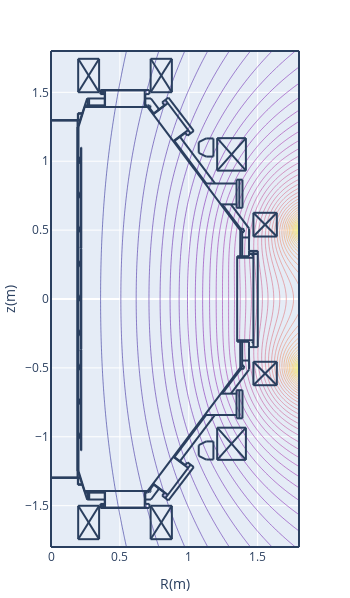

Notebook source saved alongside this figure:
### Code cell
pc.contour(mat, gl.r_min, gl.z_min, gl.del_r, gl.del_z)

### Figure 1 — Plotly figure (JSON) as saved in the notebook; plotly's stock layout.template omitted (floating-point values rounded to 4 significant figures; data arrays with more than 128 entries replaced by an {"elided": "..."} marker saying what was removed)
{"data": [{"contours": {"coloring": "lines"}, "dx": 0.01, "dy": 0.01, "ncontours": 100, "showscale": false, "type": "contour", "x0": 0, "y0": -1.8, "z": {"elided": "361x181 float values"}}], "layout": {"height": 598.6, "margin": {"autoexpand": false, "b": 50, "l": 50, "r": 50, "t": 50}, "shapes": [{"type": "line", "x0": 0.2652, "x1": 0.2652, "y0": -1.406, "y1": -1.455}, {"type": "line", "x0": 0.2766, "x1": 0.2766, "y0": -1.406, "y1": -1.455}, {"type": "line", "x0": 0.1927, "x1": 0.1927, "y0": -1.299, "y1": 1.299}, {"type": "line", "x0": 0.1927, "x1": 0.1927, "y0": -1.249, "y1": 1.249}, {"type": "line", "x0": 0.195, "x1": 0.195, "y0": -1.251, "y1": 1.249}, {"type": "line", "x0": 0.1995, "x1": 0.1995, "y0": -1.249, "y1": 1.249}, {"type": "line", "x0": 1.376, "x1": 0.7005, "y0": 0.4965, "y1": 1.394}, {"type": "line", "x0": 0.2199, "x1": 0.2199, "y0": 0.3695, "y1": 1.099}, {"type": "line", "x0": 0.2176, "x1": 0.2176, "y0": 0.3695, "y1": 1.099}, {"type": "line", "x0": 1.376, "x1": 0.7005, "y0": -0.4965, "y1": -1.394}, {"type": "line", "x0": 0.2176, "x1": 0.2176, "y0": -0.3695, "y1": -1.099}, {"type": "line", "x0": 0.2199, "x1": 0.2199, "y0": -0.3695, "y1": -1.099}, {"type": "line", "x0": 0.1995, "x1": 0.2448, "y0": -1.249, "y1": -1.394}, {"type": "line", "x0": 0.1972, "x1": 0.1972, "y0": -1.299, "y1": -1.344}, {"type": "line", "x0": 0.195, "x1": 0.195, "y0": -1.299, "y1": -1.349}, {"type": "line", "x0": 0.195, "x1": 0.229, "y0": -1.349, "y1": -1.349}, {"type": "line", "x0": 0.195, "x1": 0.2267, "y0": -1.344, "y1": -1.344}, {"type": "line", "x0": 0.1995, "x1": 0.1995, "y0": -0.9975, "y1": -0.9748}, {"type": "line", "x0": 0.2086, "x1": 0.2086, "y0": -1.009, "y1": -0.9907}, {"type": "line", "x0": 0.2086, "x1": 0.2086, "y0": -1.009, "y1": -0.9929}, {"type": "line", "x0": 0.2063, "x1": 0.2063, "y0": -1.011, "y1": -0.9748}, {"type": "line", "x0": 0, "x1": 0.2108, "y0": -1.294, "y1": -1.294}, {"type": "line", "x0": 0, "x1": 0.2131, "y0": -1.299, "y1": -1.299}, {"type": "line", "x0": 0.1995, "x1": 0.1995, "y0": -1.011, "y1": -1.002}, {"type": "line", "x0": 0.2063, "x1": 0.2086, "y0": -1.007, "y1": -1.007}, {"type": "line", "x0": 0.2086, "x1": 0.2086, "y0": -1.004, "y1": -1.004}, {"type": "line", "x0": 0.2086, "x1": 0.2176, "y0": -1.009, "y1": -1.009}, {"type": "line", "x0": 0.1995, "x1": 0.2063, "y0": -1.011, "y1": -1.011}, {"type": "line", "x0": 0.2199, "x1": 0.2176, "y0": -1.099, "y1": -1.099}, {"type": "line", "x0": 0.2063, "x1": 0.2086, "y0": -0.9929, "y1": -0.9929}, {"type": "line", "x0": 0.2086, "x1": 0.2086, "y0": -0.9975, "y1": -0.9975}, {"type": "line", "x0": 0.2086, "x1": 0.2176, "y0": -0.9929, "y1": -0.9929}, {"type": "line", "x0": 0.2086, "x1": 0.2176, "y0": -0.9907, "y1": -0.9907}, {"type": "line", "x0": 0.1995, "x1": 0.2063, "y0": -0.9748, "y1": -0.9748}, {"type": "line", "x0": 0.2086, "x1": 0.2176, "y0": -0.7594, "y1": -0.7594}, {"type": "line", "x0": 0.1995, "x1": 0.2063, "y0": -0.7617, "y1": -0.7617}, {"type": "line", "x0": 0.2086, "x1": 0.2086, "y0": -0.7594, "y1": -0.7413}, {"type": "line", "x0": 0.2086, "x1": 0.2086, "y0": -0.7594, "y1": -0.739}, {"type": "line", "x0": 0.1995, "x1": 0.1995, "y0": -0.7617, "y1": -0.7526}, {"type": "line", "x0": 0.2063, "x1": 0.2063, "y0": -0.7617, "y1": -0.7254}, {"type": "line", "x0": 0.1995, "x1": 0.2063, "y0": -0.7254, "y1": -0.7254}, {"type": "line", "x0": 0.2086, "x1": 0.2176, "y0": -0.739, "y1": -0.739}, {"type": "line", "x0": 0.2086, "x1": 0.2176, "y0": -0.7413, "y1": -0.7413}, {"type": "line", "x0": 0.2086, "x1": 0.2086, "y0": -0.7526, "y1": -0.7526}, {"type": "line", "x0": 0.2063, "x1": 0.2086, "y0": -0.7572, "y1": -0.7572}, {"type": "line", "x0": 0.2086, "x1": 0.2086, "y0": -0.7458, "y1": -0.7458}, {"type": "line", "x0": 0.2063, "x1": 0.2086, "y0": -0.7436, "y1": -0.7436}, {"type": "line", "x0": 0.1995, "x1": 0.1995, "y0": -0.7481, "y1": -0.7254}, {"type": "line", "x0": 0.3582, "x1": 0.7141, "y0": -1.517, "y1": -1.517}, {"type": "line", "x0": 0.3854, "x1": 0.6869, "y0": -1.514, "y1": -1.514}, {"type": "line", "x0": 0.3854, "x1": 0.6869, "y0": -1.514, "y1": -1.514}, {"type": "line", "x0": 0.2426, "x1": 0.7096, "y0": -1.394, "y1": -1.394}, {"type": "line", "x0": 0.3922, "x1": 0.3922, "y0": -1.514, "y1": -1.394}, {"type": "line", "x0": 0.3582, "x1": 0.3582, "y0": -1.517, "y1": -1.487}, {"type": "line", "x0": 0.3786, "x1": 0.3786, "y0": -1.517, "y1": -1.487}, {"type": "line", "x0": 0.3695, "x1": 0.3695, "y0": -1.517, "y1": -1.487}, {"type": "line", "x0": 0.3831, "x1": 0.3831, "y0": -1.517, "y1": -1.512}, {"type": "line", "x0": 0.3831, "x1": 0.3854, "y0": -1.512, "y1": -1.514}, {"type": "line", "x0": 0.3854, "x1": 0.3854, "y0": -1.514, "y1": -1.514}, {"type": "line", "x0": 0.3899, "x1": 0.263, "y0": -1.455, "y1": -1.455}, {"type": "line", "x0": 0.3582, "x1": 0.3899, "y0": -1.487, "y1": -1.487}, {"type": "line", "x0": 0.2471, "x1": 0.3899, "y0": -1.406, "y1": -1.406}, {"type": "line", "x0": 0.2766, "x1": 0.2766, "y0": -1.455, "y1": -1.406}, {"type": "line", "x0": 0.2652, "x1": 0.2652, "y0": -1.455, "y1": -1.406}, {"type": "line", "x0": 0.2584, "x1": 0.263, "y0": -1.444, "y1": -1.455}, {"type": "line", "x0": 0.2426, "x1": 0.2448, "y0": -1.394, "y1": -1.392}, {"type": "line", "x0": 0.3899, "x1": 0.3899, "y0": -1.487, "y1": -1.394}, {"type": "line", "x0": 0.6801, "x1": 0.6801, "y0": -1.514, "y1": -1.394}, {"type": "line", "x0": 0.7141, "x1": 0.7141, "y0": -1.517, "y1": -1.487}, {"type": "line", "x0": 0.6914, "x1": 0.6914, "y0": -1.517, "y1": -1.512}, {"type": "line", "x0": 0.6914, "x1": 0.6869, "y0": -1.512, "y1": -1.514}, {"type": "line", "x0": 0.6869, "x1": 0.6869, "y0": -1.514, "y1": -1.514}, {"type": "line", "x0": 0.6846, "x1": 0.6846, "y0": -1.487, "y1": -1.394}, {"type": "line", "x0": 0.6846, "x1": 0.7141, "y0": -1.487, "y1": -1.487}, {"type": "line", "x0": 0.7254, "x1": 0.6846, "y0": -1.455, "y1": -1.455}, {"type": "line", "x0": 0.7118, "x1": 0.705, "y0": -1.392, "y1": -1.387}, {"type": "line", "x0": 0.7055, "x1": 0.715, "y0": -1.4, "y1": -1.402}, {"type": "line", "x0": 0.715, "x1": 0.7223, "y0": -1.402, "y1": -1.397}, {"type": "line", "x0": 0.7223, "x1": 0.7248, "y0": -1.397, "y1": -1.389}, {"type": "line", "x0": 0.7248, "x1": 0.7198, "y0": -1.389, "y1": -1.381}, {"type": "line", "x0": 0.6846, "x1": 0.7005, "y0": -1.406, "y1": -1.406}, {"type": "line", "x0": 0.2199, "x1": 0.2199, "y0": -0.3627, "y1": 0.3627}, {"type": "line", "x0": 0.2176, "x1": 0.2176, "y0": -0.3627, "y1": 0.3627}, {"type": "line", "x0": 0.1995, "x1": 0.1995, "y0": -0.4965, "y1": -0.4761}, {"type": "line", "x0": 0.2063, "x1": 0.2063, "y0": -0.5123, "y1": -0.4761}, {"type": "line", "x0": 0.1995, "x1": 0.1995, "y0": -0.5123, "y1": -0.5033}, {"type": "line", "x0": 0.2086, "x1": 0.2086, "y0": -0.5101, "y1": -0.4897}, {"type": "line", "x0": 0.2086, "x1": 0.2086, "y0": -0.5101, "y1": -0.4919}, {"type": "line", "x0": 0.2086, "x1": 0.2176, "y0": -0.5101, "y1": -0.5101}, {"type": "line", "x0": 0.2063, "x1": 0.2086, "y0": -0.4942, "y1": -0.4942}, {"type": "line", "x0": 0.2086, "x1": 0.2086, "y0": -0.4965, "y1": -0.4965}, {"type": "line", "x0": 0.2063, "x1": 0.2086, "y0": -0.5055, "y1": -0.5055}, {"type": "line", "x0": 0.2086, "x1": 0.2086, "y0": -0.5033, "y1": -0.5033}, {"type": "line", "x0": 0.2086, "x1": 0.2176, "y0": -0.4919, "y1": -0.4919}, {"type": "line", "x0": 0.2086, "x1": 0.2176, "y0": -0.4897, "y1": -0.4897}, {"type": "line", "x0": 0.1995, "x1": 0.2063, "y0": -0.5123, "y1": -0.5123}, {"type": "line", "x0": 0.1995, "x1": 0.2063, "y0": -0.4761, "y1": -0.4761}, {"type": "line", "x0": 0.2154, "x1": 0.2176, "y0": -0.365, "y1": -0.3627}, {"type": "line", "x0": 0.2206, "x1": 0.2218, "y0": -0.3642, "y1": -0.3614}, {"type": "line", "x0": 0.2199, "x1": 0.2176, "y0": -0.3695, "y1": -0.3695}, {"type": "line", "x0": 0.2176, "x1": 0.2154, "y0": -0.3786, "y1": -0.3786}, {"type": "line", "x0": 0.2154, "x1": 0.2154, "y0": -0.3786, "y1": -0.3695}, {"type": "line", "x0": 0.2176, "x1": 0.2176, "y0": -0.3786, "y1": -0.3695}, {"type": "line", "x0": 0.2169, "x1": 0.2157, "y0": -0.365, "y1": -0.3678}, {"type": "line", "x0": 0.2183, "x1": 0.2177, "y0": -0.3664, "y1": -0.3678}, {"type": "line", "x0": 0.2176, "x1": 0.2199, "y0": -0.3673, "y1": -0.365}, {"type": "line", "x0": 0.2192, "x1": 0.2197, "y0": -0.3628, "y1": -0.3614}, {"type": "line", "x0": 0.1995, "x1": 0.1995, "y0": -0.263, "y1": -0.2516}, {"type": "line", "x0": 0.2063, "x1": 0.2063, "y0": -0.263, "y1": -0.2267}, {"type": "line", "x0": 0.2086, "x1": 0.2086, "y0": -0.2607, "y1": -0.2426}, {"type": "line", "x0": 0.2086, "x1": 0.2086, "y0": -0.2607, "y1": -0.2403}, {"type": "line", "x0": 0.2086, "x1": 0.2176, "y0": -0.2607, "y1": -0.2607}, {"type": "line", "x0": 0.2086, "x1": 0.2086, "y0": -0.2539, "y1": -0.2539}, {"type": "line", "x0": 0.2063, "x1": 0.2086, "y0": -0.2562, "y1": -0.2562}, {"type": "line", "x0": 0.1995, "x1": 0.2063, "y0": -0.263, "y1": -0.263}, {"type": "line", "x0": 0.1995, "x1": 0.1995, "y0": -0.2471, "y1": -0.2267}, {"type": "line", "x0": 0.2086, "x1": 0.2176, "y0": -0.2403, "y1": -0.2403}, {"type": "line", "x0": 0.2086, "x1": 0.2176, "y0": -0.2426, "y1": -0.2426}, {"type": "line", "x0": 0.2086, "x1": 0.2086, "y0": -0.2471, "y1": -0.2471}, {"type": "line", "x0": 0.2063, "x1": 0.2086, "y0": -0.2426, "y1": -0.2426}, {"type": "line", "x0": 0.1995, "x1": 0.2063, "y0": -0.2267, "y1": -0.2267}, {"type": "line", "x0": 0.1995, "x1": 0.2063, "y0": -0.01133, "y1": -0.01133}, {"type": "line", "x0": 0.1995, "x1": 0.2063, "y0": 0.02494, "y1": 0.02494}, {"type": "line", "x0": 0.1995, "x1": 0.1995, "y0": -0.01133, "y1": -0.002267}, {"type": "line", "x0": 0.1995, "x1": 0.1995, "y0": 0.002267, "y1": 0.02494}, {"type": "line", "x0": 0.2063, "x1": 0.2063, "y0": -0.01133, "y1": 0.02494}, {"type": "line", "x0": 0.2086, "x1": 0.2086, "y0": -0.009068, "y1": 0.006801}, {"type": "line", "x0": 0.2086, "x1": 0.2086, "y0": -0.009068, "y1": 0.009068}, {"type": "line", "x0": 0.2086, "x1": 0.2176, "y0": -0.009068, "y1": -0.009068}, {"type": "line", "x0": 0.2086, "x1": 0.2086, "y0": -0.004534, "y1": -0.004534}, {"type": "line", "x0": 0.2063, "x1": 0.2086, "y0": -0.006801, "y1": -0.006801}, {"type": "line", "x0": 0.2086, "x1": 0.2176, "y0": 0.009068, "y1": 0.009068}, {"type": "line", "x0": 0.2086, "x1": 0.2176, "y0": 0.006801, "y1": 0.006801}, {"type": "line", "x0": 0.2086, "x1": 0.2086, "y0": 0.002267, "y1": 0.002267}, {"type": "line", "x0": 0.2063, "x1": 0.2086, "y0": 0.006801, "y1": 0.006801}, {"type": "line", "x0": 0.2176, "x1": 0.2176, "y0": 0.3786, "y1": 0.3695}, {"type": "line", "x0": 0.2154, "x1": 0.2154, "y0": 0.3786, "y1": 0.3695}, {"type": "line", "x0": 0.1995, "x1": 0.1995, "y0": 0.2516, "y1": 0.2743}, {"type": "line", "x0": 0.2063, "x1": 0.2063, "y0": 0.238, "y1": 0.2743}, {"type": "line", "x0": 0.2086, "x1": 0.2086, "y0": 0.2403, "y1": 0.2607}, {"type": "line", "x0": 0.1995, "x1": 0.2063, "y0": 0.238, "y1": 0.238}, {"type": "line", "x0": 0.1995, "x1": 0.1995, "y0": 0.238, "y1": 0.2471}, {"type": "line", "x0": 0.2063, "x1": 0.2086, "y0": 0.2562, "y1": 0.2562}, {"type": "line", "x0": 0.2086, "x1": 0.2086, "y0": 0.2539, "y1": 0.2539}, {"type": "line", "x0": 0.2086, "x1": 0.2176, "y0": 0.2584, "y1": 0.2584}, {"type": "line", "x0": 0.2063, "x1": 0.2086, "y0": 0.2426, "y1": 0.2426}, {"type": "line", "x0": 0.2086, "x1": 0.2086, "y0": 0.2471, "y1": 0.2471}, {"type": "line", "x0": 0.2086, "x1": 0.2176, "y0": 0.2403, "y1": 0.2403}, {"type": "line", "x0": 0.2086, "x1": 0.2086, "y0": 0.2403, "y1": 0.2584}, {"type": "line", "x0": 0.2086, "x1": 0.2176, "y0": 0.2607, "y1": 0.2607}, {"type": "line", "x0": 0.1995, "x1": 0.2063, "y0": 0.2743, "y1": 0.2743}, {"type": "line", "x0": 0.2177, "x1": 0.2183, "y0": 0.3696, "y1": 0.3682}, {"type": "line", "x0": 0.2157, "x1": 0.2169, "y0": 0.3696, "y1": 0.3668}, {"type": "line", "x0": 0.2176, "x1": 0.2199, "y0": 0.3673, "y1": 0.365}, {"type": "line", "x0": 0.2218, "x1": 0.2206, "y0": 0.3632, "y1": 0.366}, {"type": "line", "x0": 0.2154, "x1": 0.2176, "y0": 0.365, "y1": 0.3627}, {"type": "line", "x0": 0.2197, "x1": 0.2192, "y0": 0.3632, "y1": 0.3646}, {"type": "line", "x0": 0.2199, "x1": 0.2176, "y0": 0.3695, "y1": 0.3695}, {"type": "line", "x0": 0.2176, "x1": 0.2154, "y0": 0.3786, "y1": 0.3786}, {"type": "line", "x0": 0.1995, "x1": 0.1995, "y0": 0.5033, "y1": 0.5237}, {"type": "line", "x0": 0.1995, "x1": 0.1995, "y0": 0.4874, "y1": 0.4965}, {"type": "line", "x0": 0.2063, "x1": 0.2063, "y0": 0.4874, "y1": 0.5237}, {"type": "line", "x0": 0.2086, "x1": 0.2086, "y0": 0.4897, "y1": 0.5078}, {"type": "line", "x0": 0.2086, "x1": 0.2086, "y0": 0.4897, "y1": 0.5101}, {"type": "line", "x0": 0.2086, "x1": 0.2176, "y0": 0.4897, "y1": 0.4897}, {"type": "line", "x0": 0.2086, "x1": 0.2086, "y0": 0.4965, "y1": 0.4965}, {"type": "line", "x0": 0.2063, "x1": 0.2086, "y0": 0.4942, "y1": 0.4942}, {"type": "line", "x0": 0.2086, "x1": 0.2176, "y0": 0.5101, "y1": 0.5101}, {"type": "line", "x0": 0.2086, "x1": 0.2176, "y0": 0.5078, "y1": 0.5078}, {"type": "line", "x0": 0.2086, "x1": 0.2086, "y0": 0.5033, "y1": 0.5033}, {"type": "line", "x0": 0.2063, "x1": 0.2086, "y0": 0.5055, "y1": 0.5055}, {"type": "line", "x0": 0.1995, "x1": 0.2063, "y0": 0.4874, "y1": 0.4874}, {"type": "line", "x0": 0.1995, "x1": 0.2063, "y0": 0.5237, "y1": 0.5237}, {"type": "line", "x0": 1.501, "x1": 1.501, "y0": 0.3491, "y1": -0.3491}, {"type": "line", "x0": 1.351, "x1": 1.351, "y0": 0.3106, "y1": -0.3106}, {"type": "line", "x0": 1.469, "x1": 1.469, "y0": 0.3491, "y1": -0.3491}, {"type": "line", "x0": 1.387, "x1": 1.387, "y0": -0.3106, "y1": -0.4965}, {"type": "line", "x0": 1.374, "x1": 1.374, "y0": -0.3106, "y1": -0.4965}, {"type": "line", "x0": 1.462, "x1": 1.462, "y0": -0.3196, "y1": -0.3106}, {"type": "line", "x0": 1.437, "x1": 1.437, "y0": -0.3106, "y1": -0.3491}, {"type": "line", "x0": 1.437, "x1": 1.501, "y0": -0.3491, "y1": -0.3491}, {"type": "line", "x0": 1.437, "x1": 1.437, "y0": -0.3491, "y1": -0.5123}, {"type": "line", "x0": 1.379, "x1": 1.392, "y0": -0.5069, "y1": -0.5093}, {"type": "line", "x0": 1.392, "x1": 1.402, "y0": -0.5093, "y1": -0.4997}, {"type": "line", "x0": 1.402, "x1": 1.4, "y0": -0.4997, "y1": -0.4862}, {"type": "line", "x0": 1.4, "x1": 1.388, "y0": -0.4862, "y1": -0.48}, {"type": "line", "x0": 1.374, "x1": 1.374, "y0": -0.4965, "y1": -0.4987}, {"type": "line", "x0": 1.383, "x1": 1.378, "y0": -0.501, "y1": -0.4965}, {"type": "line", "x0": 1.387, "x1": 1.437, "y0": -0.4466, "y1": -0.4466}, {"type": "line", "x0": 1.462, "x1": 1.469, "y0": -0.3196, "y1": -0.3196}, {"type": "line", "x0": 1.351, "x1": 1.469, "y0": -0.2992, "y1": -0.2992}, {"type": "line", "x0": 1.351, "x1": 1.437, "y0": -0.3106, "y1": -0.3106}, {"type": "line", "x0": 1.462, "x1": 1.469, "y0": -0.3106, "y1": -0.3106}, {"type": "line", "x0": 1.437, "x1": 1.437, "y0": 0.5123, "y1": 0.3514}, {"type": "line", "x0": 1.387, "x1": 1.387, "y0": 0.4965, "y1": 0.3106}, {"type": "line", "x0": 1.374, "x1": 1.374, "y0": 0.4965, "y1": 0.3106}, {"type": "line", "x0": 1.437, "x1": 1.501, "y0": 0.3491, "y1": 0.3491}, {"type": "line", "x0": 1.501, "x1": 1.437, "y0": 0.3264, "y1": 0.3264}, {"type": "line", "x0": 1.501, "x1": 1.437, "y0": 0.3446, "y1": 0.3446}, {"type": "line", "x0": 1.351, "x1": 1.469, "y0": 0.2992, "y1": 0.2992}, {"type": "line", "x0": 1.351, "x1": 1.437, "y0": 0.3106, "y1": 0.3106}, {"type": "line", "x0": 1.462, "x1": 1.462, "y0": 0.3196, "y1": 0.3106}, {"type": "line", "x0": 1.437, "x1": 1.437, "y0": 0.3514, "y1": 0.3106}, {"type": "line", "x0": 1.462, "x1": 1.469, "y0": 0.3106, "y1": 0.3106}, {"type": "line", "x0": 1.462, "x1": 1.469, "y0": 0.3196, "y1": 0.3196}, {"type": "line", "x0": 1.388, "x1": 1.4, "y0": 0.4818, "y1": 0.488}, {"type": "line", "x0": 1.4, "x1": 1.402, "y0": 0.488, "y1": 0.5015}, {"type": "line", "x0": 1.402, "x1": 1.392, "y0": 0.5015, "y1": 0.5111}, {"type": "line", "x0": 1.392, "x1": 1.379, "y0": 0.5111, "y1": 0.5088}, {"type": "line", "x0": 1.387, "x1": 1.437, "y0": 0.4466, "y1": 0.4466}, {"type": "line", "x0": 1.374, "x1": 1.374, "y0": 0.4965, "y1": 0.4987}, {"type": "line", "x0": 1.383, "x1": 1.378, "y0": 0.501, "y1": 0.4965}, {"type": "line", "x0": 0.1995, "x1": 0.2448, "y0": 1.249, "y1": 1.394}, {"type": "line", "x0": 0.1995, "x1": 0.1995, "y0": 0.7526, "y1": 0.773}, {"type": "line", "x0": 0.2063, "x1": 0.2063, "y0": 0.7368, "y1": 0.773}, {"type": "line", "x0": 0.1995, "x1": 0.1995, "y0": 0.7368, "y1": 0.7481}, {"type": "line", "x0": 0.2063, "x1": 0.2086, "y0": 0.7572, "y1": 0.7572}, {"type": "line", "x0": 0.2086, "x1": 0.2086, "y0": 0.7526, "y1": 0.7526}, {"type": "line", "x0": 0.2063, "x1": 0.2086, "y0": 0.7436, "y1": 0.7436}, {"type": "line", "x0": 0.2086, "x1": 0.2086, "y0": 0.7458, "y1": 0.7458}, {"type": "line", "x0": 0.2086, "x1": 0.2086, "y0": 0.739, "y1": 0.7594}, {"type": "line", "x0": 0.2086, "x1": 0.2086, "y0": 0.739, "y1": 0.7572}, {"type": "line", "x0": 0.2086, "x1": 0.2176, "y0": 0.739, "y1": 0.739}, {"type": "line", "x0": 0.2086, "x1": 0.2176, "y0": 0.7572, "y1": 0.7572}, {"type": "line", "x0": 0.2086, "x1": 0.2176, "y0": 0.7594, "y1": 0.7594}, {"type": "line", "x0": 0.1995, "x1": 0.2063, "y0": 0.7368, "y1": 0.7368}, {"type": "line", "x0": 0.1995, "x1": 0.2063, "y0": 0.773, "y1": 0.773}, {"type": "line", "x0": 0.2086, "x1": 0.2086, "y0": 0.9907, "y1": 1.009}, {"type": "line", "x0": 0.2086, "x1": 0.2086, "y0": 0.9907, "y1": 1.007}, {"type": "line", "x0": 0.2086, "x1": 0.2176, "y0": 0.9907, "y1": 0.9907}, {"type": "line", "x0": 0.2086, "x1": 0.2176, "y0": 1.007, "y1": 1.007}, {"type": "line", "x0": 0.2086, "x1": 0.2176, "y0": 1.009, "y1": 1.009}, {"type": "line", "x0": 0.2063, "x1": 0.2063, "y0": 0.9884, "y1": 1.025}, {"type": "line", "x0": 0.2086, "x1": 0.2086, "y0": 1.009, "y1": 1.025}, {"type": "line", "x0": 0.1995, "x1": 0.1995, "y0": 1.002, "y1": 1.025}, {"type": "line", "x0": 0.1995, "x1": 0.1995, "y0": 1.002, "y1": 1.025}, {"type": "line", "x0": 0.1995, "x1": 0.1995, "y0": 0.9884, "y1": 0.9975}, {"type": "line", "x0": 0.2086, "x1": 0.2086, "y0": 1.009, "y1": 1.025}, {"type": "line", "x0": 0.2063, "x1": 0.2063, "y0": 0.9884, "y1": 1.025}, {"type": "line", "x0": 0.2086, "x1": 0.2176, "y0": 1.009, "y1": 1.009}, {"type": "line", "x0": 0.2086, "x1": 0.2176, "y0": 1.007, "y1": 1.007}, {"type": "line", "x0": 0.2086, "x1": 0.2176, "y0": 0.9907, "y1": 0.9907}, {"type": "line", "x0": 0.2086, "x1": 0.2086, "y0": 0.9907, "y1": 1.007}, {"type": "line", "x0": 0.2086, "x1": 0.2086, "y0": 0.9907, "y1": 1.009}, {"type": "line", "x0": 0.2086, "x1": 0.2086, "y0": 0.9952, "y1": 0.9952}, {"type": "line", "x0": 0.2086, "x1": 0.2086, "y0": 0.9884, "y1": 0.9907}, {"type": "line", "x0": 0.2063, "x1": 0.2086, "y0": 0.9929, "y1": 0.9929}, {"type": "line", "x0": 0.2086, "x1": 0.2086, "y0": 1.002, "y1": 1.002}, {"type": "line", "x0": 0.2063, "x1": 0.2086, "y0": 1.007, "y1": 1.007}, {"type": "line", "x0": 0.1995, "x1": 0.2086, "y0": 0.9884, "y1": 0.9884}, {"type": "line", "x0": 0.1995, "x1": 0.2086, "y0": 1.025, "y1": 1.025}, {"type": "line", "x0": 0.1995, "x1": 0.2086, "y0": 1.025, "y1": 1.025}, {"type": "line", "x0": 0.2063, "x1": 0.2086, "y0": 1.007, "y1": 1.007}, {"type": "line", "x0": 0.2086, "x1": 0.2086, "y0": 1.002, "y1": 1.002}, {"type": "line", "x0": 0.2063, "x1": 0.2086, "y0": 0.9929, "y1": 0.9929}, {"type": "line", "x0": 0.2086, "x1": 0.2086, "y0": 0.9884, "y1": 0.9907}, {"type": "line", "x0": 0.2086, "x1": 0.2086, "y0": 0.9952, "y1": 0.9952}, {"type": "line", "x0": 0.1995, "x1": 0.1995, "y0": 0.9884, "y1": 0.9975}, {"type": "line", "x0": 0.1995, "x1": 0.2086, "y0": 0.9884, "y1": 0.9884}, {"type": "line", "x0": 0.2199, "x1": 0.2176, "y0": 1.099, "y1": 1.099}, {"type": "line", "x0": 0, "x1": 0.2131, "y0": 1.299, "y1": 1.299}, {"type": "line", "x0": 0, "x1": 0.2108, "y0": 1.294, "y1": 1.294}, {"type": "line", "x0": 0.195, "x1": 0.2267, "y0": 1.344, "y1": 1.344}, {"type": "line", "x0": 0.195, "x1": 0.229, "y0": 1.349, "y1": 1.349}, {"type": "line", "x0": 0.195, "x1": 0.195, "y0": 1.299, "y1": 1.349}, {"type": "line", "x0": 0.1972, "x1": 0.1972, "y0": 1.299, "y1": 1.344}, {"type": "line", "x0": 0.2426, "x1": 0.2448, "y0": 1.394, "y1": 1.392}, {"type": "line", "x0": 0.7096, "x1": 0.7028, "y0": 1.394, "y1": 1.39}, {"type": "line", "x0": 0.718, "x1": 0.723, "y0": 1.385, "y1": 1.393}, {"type": "line", "x0": 0.723, "x1": 0.7205, "y0": 1.393, "y1": 1.402}, {"type": "line", "x0": 0.7205, "x1": 0.7132, "y0": 1.402, "y1": 1.407}, {"type": "line", "x0": 0.7132, "x1": 0.7037, "y0": 1.407, "y1": 1.404}, {"type": "line", "x0": 0.2426, "x1": 0.7096, "y0": 1.394, "y1": 1.394}, {"type": "line", "x0": 0.3854, "x1": 0.6869, "y0": 1.514, "y1": 1.514}, {"type": "line", "x0": 0.3854, "x1": 0.6869, "y0": 1.514, "y1": 1.514}, {"type": "line", "x0": 0.3582, "x1": 0.7141, "y0": 1.517, "y1": 1.517}, {"type": "line", "x0": 0.3899, "x1": 0.263, "y0": 1.455, "y1": 1.455}, {"type": "line", "x0": 0.2471, "x1": 0.3899, "y0": 1.406, "y1": 1.406}, {"type": "line", "x0": 0.3582, "x1": 0.3899, "y0": 1.487, "y1": 1.487}, {"type": "line", "x0": 0.2584, "x1": 0.263, "y0": 1.444, "y1": 1.455}, {"type": "line", "x0": 0.2652, "x1": 0.2652, "y0": 1.455, "y1": 1.406}, {"type": "line", "x0": 0.2766, "x1": 0.2766, "y0": 1.455, "y1": 1.406}, {"type": "line", "x0": 0.3582, "x1": 0.3582, "y0": 1.517, "y1": 1.487}, {"type": "line", "x0": 0.3899, "x1": 0.3899, "y0": 1.487, "y1": 1.394}, {"type": "line", "x0": 0.3922, "x1": 0.3922, "y0": 1.514, "y1": 1.394}, {"type": "line", "x0": 0.3854, "x1": 0.3854, "y0": 1.514, "y1": 1.514}, {"type": "line", "x0": 0.3831, "x1": 0.3854, "y0": 1.512, "y1": 1.514}, {"type": "line", "x0": 0.3831, "x1": 0.3831, "y0": 1.517, "y1": 1.512}, {"type": "line", "x0": 0.3695, "x1": 0.3695, "y0": 1.517, "y1": 1.487}, {"type": "line", "x0": 0.3786, "x1": 0.3786, "y0": 1.517, "y1": 1.487}, {"type": "line", "x0": 0.6846, "x1": 0.6846, "y0": 1.487, "y1": 1.394}, {"type": "line", "x0": 0.6801, "x1": 0.6801, "y0": 1.514, "y1": 1.394}, {"type": "line", "x0": 0.6846, "x1": 0.7005, "y0": 1.406, "y1": 1.406}, {"type": "line", "x0": 0.6846, "x1": 0.7141, "y0": 1.487, "y1": 1.487}, {"type": "line", "x0": 0.6869, "x1": 0.6869, "y0": 1.514, "y1": 1.514}, {"type": "line", "x0": 0.6914, "x1": 0.6869, "y0": 1.512, "y1": 1.514}, {"type": "line", "x0": 0.6914, "x1": 0.6914, "y0": 1.517, "y1": 1.512}, {"type": "line", "x0": 0.7141, "x1": 0.7141, "y0": 1.517, "y1": 1.487}, {"type": "line", "x0": 0.7254, "x1": 0.6846, "y0": 1.455, "y1": 1.455}, {"type": "line", "x0": 0.7844, "x1": 0.7254, "y0": 1.376, "y1": 1.455}, {"type": "line", "x0": 0.7458, "x1": 0.7005, "y0": 1.347, "y1": 1.406}, {"type": "line", "x0": 0, "x1": 0, "y0": 0.2154, "y1": -0.1156}, {"type": "line", "x0": 0.7844, "x1": 0.7254, "y0": -1.376, "y1": -1.455}, {"type": "line", "x0": 0.7458, "x1": 0.7005, "y0": -1.347, "y1": -1.406}, {"type": "line", "x0": 1.437, "x1": 1.306, "y0": 0.5123, "y1": 0.6869}, {"type": "line", "x0": 1.387, "x1": 1.242, "y0": 0.4965, "y1": 0.6869}, {"type": "line", "x0": 1.347, "x1": 1.118, "y0": 0.8388, "y1": 0.8388}, {"type": "line", "x0": 1.347, "x1": 1.347, "y0": 0.866, "y1": 0.662}, {"type": "line", "x0": 1.367, "x1": 1.367, "y0": 0.866, "y1": 0.662}, {"type": "line", "x0": 1.39, "x1": 1.39, "y0": 0.866, "y1": 0.662}, {"type": "line", "x0": 1.39, "x1": 1.347, "y0": 0.866, "y1": 0.866}, {"type": "line", "x0": 1.39, "x1": 1.347, "y0": 0.662, "y1": 0.662}, {"type": "line", "x0": 1.347, "x1": 1.233, "y0": 0.6869, "y1": 0.6869}, {"type": "line", "x0": 1.347, "x1": 1.118, "y0": -0.8411, "y1": -0.8411}, {"type": "line", "x0": 1.347, "x1": 1.347, "y0": -0.866, "y1": -0.662}, {"type": "line", "x0": 1.367, "x1": 1.367, "y0": -0.866, "y1": -0.662}, {"type": "line", "x0": 1.39, "x1": 1.39, "y0": -0.866, "y1": -0.662}, {"type": "line", "x0": 1.39, "x1": 1.347, "y0": -0.866, "y1": -0.866}, {"type": "line", "x0": 1.39, "x1": 1.347, "y0": -0.662, "y1": -0.662}, {"type": "line", "x0": 1.347, "x1": 1.233, "y0": -0.6869, "y1": -0.6869}, {"type": "line", "x0": 1.437, "x1": 1.306, "y0": -0.5123, "y1": -0.6869}, {"type": "line", "x0": 1.387, "x1": 1.242, "y0": -0.4965, "y1": -0.6869}, {"type": "line", "x0": 0.195, "x1": 0.2584, "y0": -1.251, "y1": -1.444}, {"type": "line", "x0": 0.195, "x1": 0.2584, "y0": 1.249, "y1": 1.444}, {"type": "line", "x0": 0.8524, "x1": 0.8071, "y0": 1.462, "y1": 1.428}, {"type": "line", "x0": 0.8071, "x1": 0.8229, "y0": 1.428, "y1": 1.406}, {"type": "line", "x0": 0.8229, "x1": 0.739, "y0": 1.406, "y1": 1.342}, {"type": "line", "x0": 0.8479, "x1": 0.7413, "y0": 1.421, "y1": 1.34}, {"type": "line", "x0": 0.8524, "x1": 1.036, "y0": 1.462, "y1": 1.22}, {"type": "line", "x0": 0.8297, "x1": 1.013, "y0": 1.446, "y1": 1.202}, {"type": "line", "x0": 0.9952, "x1": 0.8864, "y0": 1.226, "y1": 1.145}, {"type": "line", "x0": 1.036, "x1": 0.9907, "y0": 1.22, "y1": 1.186}, {"type": "line", "x0": 0.9748, "x1": 0.9907, "y0": 1.206, "y1": 1.186}, {"type": "line", "x0": 0.9748, "x1": 0.8887, "y0": 1.206, "y1": 1.143}, {"type": "line", "x0": 1.19, "x1": 0.9363, "y0": 0.8388, "y1": 1.177}, {"type": "line", "x0": 1.127, "x1": 0.8955, "y0": 0.8388, "y1": 1.147}, {"type": "line", "x0": 0.8524, "x1": 0.8071, "y0": -1.462, "y1": -1.428}, {"type": "line", "x0": 0.8071, "x1": 0.8229, "y0": -1.428, "y1": -1.406}, {"type": "line", "x0": 0.8229, "x1": 0.739, "y0": -1.406, "y1": -1.342}, {"type": "line", "x0": 0.8479, "x1": 0.7413, "y0": -1.421, "y1": -1.34}, {"type": "line", "x0": 0.8524, "x1": 1.036, "y0": -1.462, "y1": -1.22}, {"type": "line", "x0": 0.8297, "x1": 1.013, "y0": -1.446, "y1": -1.202}, {"type": "line", "x0": 0.9952, "x1": 0.8864, "y0": -1.226, "y1": -1.145}, {"type": "line", "x0": 1.036, "x1": 0.9907, "y0": -1.22, "y1": -1.186}, {"type": "line", "x0": 0.9748, "x1": 0.9907, "y0": -1.206, "y1": -1.186}, {"type": "line", "x0": 0.9748, "x1": 0.8887, "y0": -1.206, "y1": -1.143}, {"type": "line", "x0": 1.19, "x1": 0.9363, "y0": -0.8411, "y1": -1.177}, {"type": "line", "x0": 1.127, "x1": 0.8955, "y0": -0.8411, "y1": -1.147}, {"type": "line", "x0": 0.1972, "x1": 0.1972, "y0": -1.501, "y1": -1.743}, {"type": "line", "x0": 0.1972, "x1": 0.3491, "y0": -1.743, "y1": -1.743}, {"type": "line", "x0": 0.3491, "x1": 0.3491, "y0": -1.743, "y1": -1.501}, {"type": "line", "x0": 0.3491, "x1": 0.1972, "y0": -1.501, "y1": -1.501}, {"type": "line", "x0": 0.1972, "x1": 0.1972, "y0": 1.743, "y1": 1.501}, {"type": "line", "x0": 0.1972, "x1": 0.3491, "y0": 1.501, "y1": 1.501}, {"type": "line", "x0": 0.3491, "x1": 0.3491, "y0": 1.501, "y1": 1.743}, {"type": "line", "x0": 0.3491, "x1": 0.1972, "y0": 1.743, "y1": 1.743}, {"type": "line", "x0": 0.7232, "x1": 0.7232, "y0": 1.743, "y1": 1.501}, {"type": "line", "x0": 0.7232, "x1": 0.8773, "y0": 1.501, "y1": 1.501}, {"type": "line", "x0": 0.8773, "x1": 0.8773, "y0": 1.501, "y1": 1.743}, {"type": "line", "x0": 0.8773, "x1": 0.7232, "y0": 1.743, "y1": 1.743}, {"type": "line", "x0": 0.7232, "x1": 0.7232, "y0": -1.501, "y1": -1.743}, {"type": "line", "x0": 0.7232, "x1": 0.8773, "y0": -1.743, "y1": -1.743}, {"type": "line", "x0": 0.8773, "x1": 0.8773, "y0": -1.743, "y1": -1.501}, {"type": "line", "x0": 0.8773, "x1": 0.7232, "y0": -1.501, "y1": -1.501}, {"type": "line", "x0": 1.206, "x1": 1.206, "y0": -0.934, "y1": -1.168}, {"type": "line", "x0": 1.206, "x1": 1.415, "y0": -1.168, "y1": -1.168}, {"type": "line", "x0": 1.415, "x1": 1.415, "y0": -1.168, "y1": -0.934}, {"type": "line", "x0": 1.415, "x1": 1.206, "y0": -0.934, "y1": -0.934}, {"type": "line", "x0": 1.206, "x1": 1.206, "y0": 1.168, "y1": 0.9317}, {"type": "line", "x0": 1.206, "x1": 1.415, "y0": 0.9317, "y1": 0.9317}, {"type": "line", "x0": 1.415, "x1": 1.415, "y0": 0.9317, "y1": 1.168}, {"type": "line", "x0": 1.415, "x1": 1.206, "y0": 1.168, "y1": 1.168}, {"type": "line", "x0": 1.469, "x1": 1.469, "y0": 0.6257, "y1": 0.4534}, {"type": "line", "x0": 1.469, "x1": 1.639, "y0": 0.4534, "y1": 0.4534}, {"type": "line", "x0": 1.639, "x1": 1.639, "y0": 0.4534, "y1": 0.6257}, {"type": "line", "x0": 1.639, "x1": 1.469, "y0": 0.6257, "y1": 0.6257}, {"type": "line", "x0": 1.469, "x1": 1.469, "y0": -0.4557, "y1": -0.6257}, {"type": "line", "x0": 1.469, "x1": 1.639, "y0": -0.6257, "y1": -0.6257}, {"type": "line", "x0": 1.639, "x1": 1.639, "y0": -0.6257, "y1": -0.4557}, {"type": "line", "x0": 1.639, "x1": 1.469, "y0": -0.4557, "y1": -0.4557}, {"type": "line", "x0": 1.072, "x1": 1.127, "y0": 1.138, "y1": 1.165}, {"type": "line", "x0": 1.127, "x1": 1.179, "y0": 1.165, "y1": 1.165}, {"type": "line", "x0": 1.179, "x1": 1.179, "y0": 1.165, "y1": 1.034}, {"type": "line", "x0": 1.179, "x1": 1.127, "y0": 1.034, "y1": 1.034}, {"type": "line", "x0": 1.127, "x1": 1.072, "y0": 1.034, "y1": 1.061}, {"type": "line", "x0": 1.072, "x1": 1.072, "y0": 1.061, "y1": 1.138}, {"type": "line", "x0": 1.072, "x1": 1.072, "y0": -1.138, "y1": -1.061}, {"type": "line", "x0": 1.072, "x1": 1.127, "y0": -1.061, "y1": -1.034}, {"type": "line", "x0": 1.127, "x1": 1.179, "y0": -1.034, "y1": -1.034}, {"type": "line", "x0": 1.179, "x1": 1.179, "y0": -1.034, "y1": -1.165}, {"type": "line", "x0": 1.179, "x1": 1.127, "y0": -1.165, "y1": -1.165}, {"type": "line", "x0": 1.127, "x1": 1.072, "y0": -1.165, "y1": -1.138}, {"type": "line", "x0": 1.469, "x1": 1.639, "y0": 0.6257, "y1": 0.4534}, {"type": "line", "x0": 1.469, "x1": 1.639, "y0": 0.4534, "y1": 0.6257}, {"type": "line", "x0": 1.206, "x1": 1.415, "y0": 1.168, "y1": 0.9317}, {"type": "line", "x0": 1.206, "x1": 1.415, "y0": 0.9317, "y1": 1.168}, {"type": "line", "x0": 1.469, "x1": 1.639, "y0": -0.6257, "y1": -0.4557}, {"type": "line", "x0": 1.469, "x1": 1.639, "y0": -0.4557, "y1": -0.6257}, {"type": "line", "x0": 1.415, "x1": 1.206, "y0": -0.934, "y1": -1.168}, {"type": "line", "x0": 1.206, "x1": 1.415, "y0": -0.934, "y1": -1.168}, {"type": "line", "x0": 0.1972, "x1": 0.3491, "y0": -1.501, "y1": -1.743}, {"type": "line", "x0": 0.1972, "x1": 0.3491, "y0": -1.743, "y1": -1.501}, {"type": "line", "x0": 0.7232, "x1": 0.8773, "y0": -1.501, "y1": -1.743}, {"type": "line", "x0": 0.7232, "x1": 0.8773, "y0": -1.743, "y1": -1.501}, {"type": "line", "x0": 0.1972, "x1": 0.3491, "y0": 1.501, "y1": 1.743}, {"type": "line", "x0": 0.1972, "x1": 0.3491, "y0": 1.743, "y1": 1.501}, {"type": "line", "x0": 0.7232, "x1": 0.8773, "y0": 1.743, "y1": 1.501}, {"type": "line", "x0": 0.7232, "x1": 0.8773, "y0": 1.501, "y1": 1.743}, {"type": "line", "x0": 0, "x1": 1.8, "y0": 1.8, "y1": 1.8}, {"type": "line", "x0": 0, "x1": 1.8, "y0": -1.8, "y1": -1.8}, {"type": "line", "x0": 1.8, "x1": 1.8, "y0": -1.8, "y1": 1.8}, {"type": "line", "x0": 0, "x1": 0, "y0": 1.8, "y1": -1.8}], "width": 350, "xaxis": {"range": [0, 1.8], "title": {"text": "R(m)"}}, "yaxis": {"scaleanchor": "x", "title": {"text": "z(m)"}}}}
